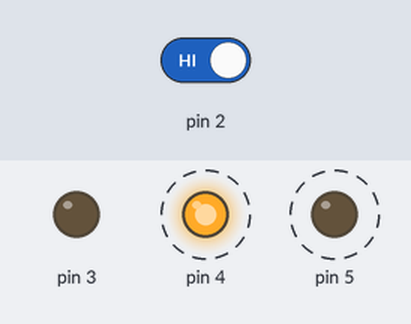
Bench run of a sketch on a simulated Arduino Uno, built with avr-gcc and run on an emulated ATmega328P. Parts: output pins drawn as LEDs (lit = HIGH). Dashed ring = blinking. The test bench sets the inputs (shaded band); at power-on: pin 2 HIGH.

Above: at 1.26 s.
1.3 s: pin 2 driven LOW
At 2.5 s:
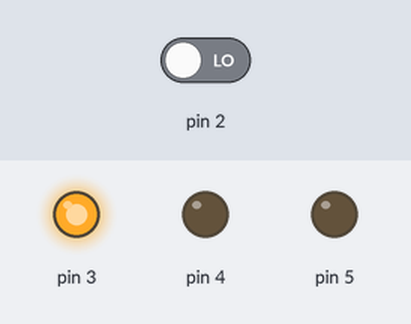
2.8 s: pin 2 driven HIGH
At 2.96 s:
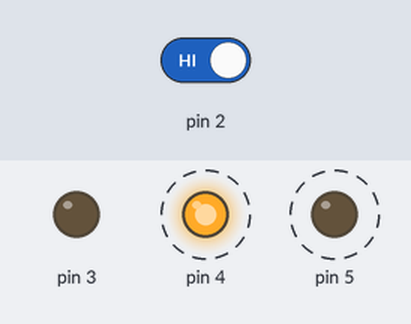
Timing chart, 0 to 11.8 s (numbered marks = the images above; inputs shaded):
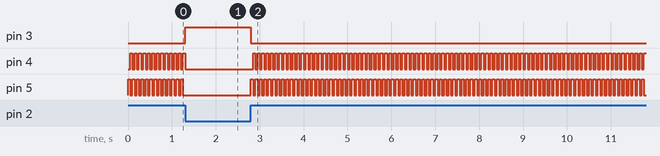

The sketch:

sketch_project2_leds.ino
```cpp
int switchState = 0;

void setup(){
  pinMode(3,OUTPUT);
  pinMode(4,OUTPUT);
  pinMode(5,OUTPUT);
  pinMode(2,INPUT);
}

void loop(){
  switchState = digitalRead(2);
  if (switchState == LOW){
    // the button is not pressed
    digitalWrite(3, HIGH); // only the green led is lit
    digitalWrite(4, LOW);
    digitalWrite(5, LOW);
  }
  else {
    // the button is pressed
    digitalWrite(3, LOW); // green is out
    digitalWrite(4, LOW);
    digitalWrite(5, HIGH);
    delay(50);
    // toogle LED 4 and 5
    digitalWrite(4, HIGH);
    digitalWrite(5, LOW);
    delay(50);
  }
}
```

Measured:
- after the input at 1.3 s, pin 3: LOW → HIGH at once; pin 4: goes on until 1.3 s, then stays LOW; pin 5: stops changing and stays LOW
- after the input at 2.8 s, pin 3: HIGH → LOW at once; pin 4: alternates HIGH for 0.05 s and LOW for 0.05 s, starting after 0.05 s; pin 5: alternates HIGH for 0.05 s and LOW for 0.05 s, starting at once
- by itself, pin 4, pin 5: alternates HIGH for 0.05 s and LOW for 0.05 s
